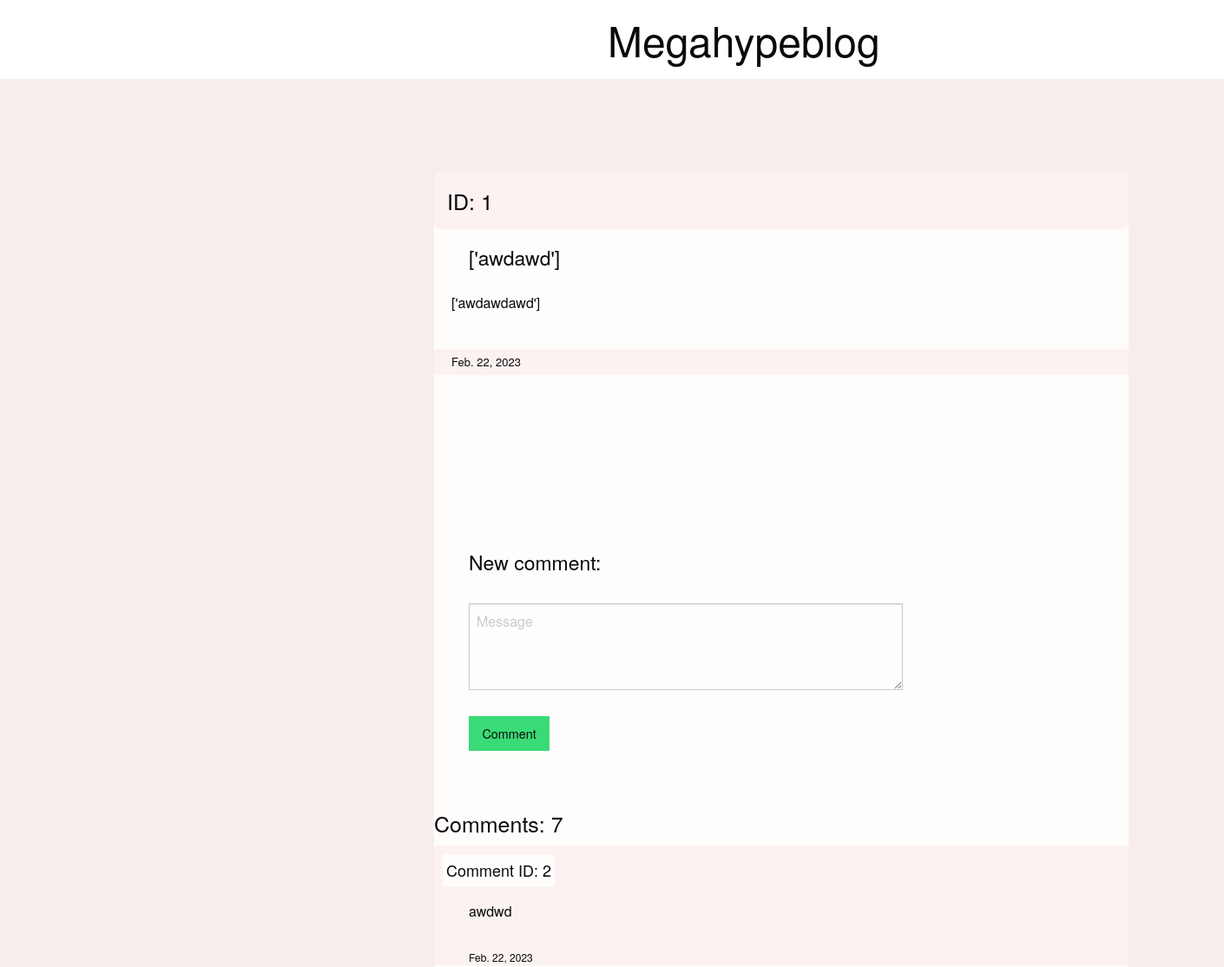
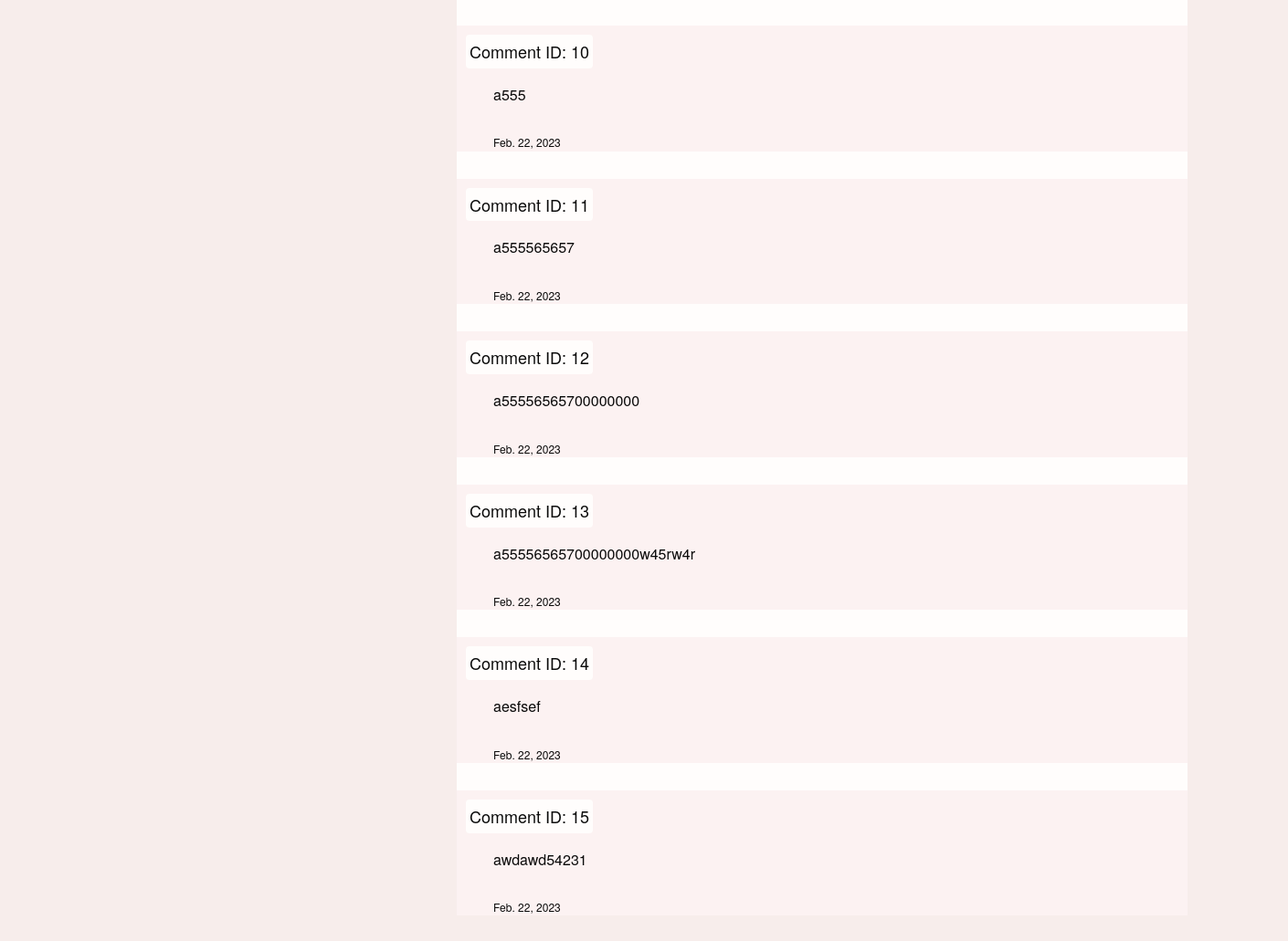
Screenshot of /get_post/1 with the database file from the repository (2 pictures, top to bottom).
### blog_app/models.py (models this page shows)
class Posts(models.Model):
	title = models.CharField(max_length=30, blank=False)
	message = models.CharField(max_length=200, blank=False)
	date = models.DateField(auto_now=True)

class Comments(models.Model):
	post_id = models.ForeignKey(Posts, on_delete=models.CASCADE)
	message = models.CharField(max_length=200, blank=False)
	date = models.DateField(auto_now=True)

### blog_app/views.py (the view)
# urls.py: path('get_post/<int:post_id>', get_post),
def get_post(request, post_id):
	if request.method == 'GET':
		comments = Comments.objects.filter(post_id=post_id)
		post = Posts.objects.filter(id=post_id)[0]
		return render(request, 'post.html', {'comments':comments, 'post':post})
	else:
		return HttpResponse(status=405)

### blog_app/templates/post.html (shortened to what this page needs)
{% load static %}
<!DOCTYPE html>
<html>
	<head>
		<link rel="stylesheet" href="https://cdn.jsdelivr.net/npm/foundation-sites@6.7.5/dist/css/foundation.min.css">
		<link rel="stylesheet" href="{% static 'post_styles.css' %}">
	</head>
	<body>
		<h1>
			Megahypeblog
		</h1>
		<div class="main">
			<div class="post">
				<h2 class="post_id">ID: {{post.id}}</h2>
				<p class="post_title">{{post.title}}</p>
				<p class="post_message">{{post.message}}</p>
				<p class="post_date"> {{post.date}}</p>
			</div>
			<form action="http://127.0.0.1:8000/comment/" method="POST">
				<div class="comment_input">
					<h3 class="new_comment">New comment: </h3>
					<div>
						<textarea class="comment_message_input" name="message" placeholder="Message"></textarea>
					</div>
					<div>
					  	<input type="submit" class="button success" value="Comment">
					</div>
				</div>
			</form>
			<div class="comments">
				<h4 class = comments_num>Comments: {{comments|length}}</h4>
				{% for comment in comments %}
				<div class="comment">
					<p class="comment_id">Comment ID: {{comment.id}}</p>
					<p class="comment_message">{{comment.message}}</p>
					<p class="comment_date">{{comment.date}}</p>
				</div>
				{% endfor %}
			</div>
		</div>
	</body>
</html>

### blog_app/static/post_styles.css (style rules this page uses)
body { background-color: #f7edeb; }
h1 { display:inline-block; padding:12px 700px; width:100%; background-color: white; }
.main { border-radius:6px; position:relative; background-color:#fffdfc; width:800px; left:500px; }
.post { margin:100px 0px; }
.post_id { display: block; background-color:#fcf2f2; font-size:25px; padding:15px; border-radius:6px; }
.post_title { display: block; font-size:23px; margin:15px 40px }
.post_message { display:block; font-size:16px; margin: 20px 20px; }
.post_date { display:block; font-size:13px; background-color:#fcf2f2; margin:40px 0px; padding:5px 20px; }
.comment_input { display:block; width:500px; margin:200px 40px 50px; }
.new_comment { font-size:23px; }
.comment_message_input { height:100px; margin:30px 0px; }
.comment { background-color:#fcf2f2; }
.comment_id { font-size:18px; display:inline-block; margin:10px; background-color:#fffdfc; border-radius:4px; padding:4px; }
.comment_message { margin:6px 40px; }
.comment_date { font-size:12px; margin:30px 40px; }

### rows the page displays
Posts: id "1", title "['awdawd']", message "['awdawdawd']", date "Feb. 22, 2023"
Comments: id "2", message "awdwd", date "Feb. 22, 2023"
Comments: id "10", message "a555", date "Feb. 22, 2023"
Comments: id "11", message "a555565657", date "Feb. 22, 2023"
Comments: id "12", message "a55556565700000000", date "Feb. 22, 2023"
Comments: id "13", message "a55556565700000000w45rw4r", date "Feb. 22, 2023"
Comments: id "14", message "aesfsef", date "Feb. 22, 2023"
Comments: id "15", message "awdawd54231", date "Feb. 22, 2023"

### other values shown
{{ comments|length }} "7"
